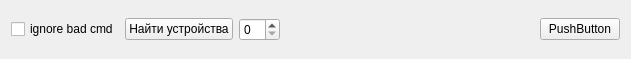
<?xml version="1.0" encoding="UTF-8"?>
<ui version="4.0">
 <class>B588</class>
 <widget class="QWidget" name="B588">
  <property name="geometry">
   <rect>
    <x>0</x>
    <y>0</y>
    <width>631</width>
    <height>59</height>
   </rect>
  </property>
  <property name="windowTitle">
   <string>Dialog</string>
  </property>
  <layout class="QVBoxLayout" name="verticalLayout">
   <item>
    <layout class="QHBoxLayout" name="horizontalLayout_11">
     <item>
      <widget class="QCheckBox" name="cb_ignore_bad_cmd">
       <property name="text">
        <string>ignore bad cmd</string>
       </property>
      </widget>
     </item>
     <item>
      <widget class="QPushButton" name="btn_find_devices">
       <property name="text">
        <string>Найти устройства</string>
       </property>
      </widget>
     </item>
     <item>
      <widget class="QSpinBox" name="sb_address"/>
     </item>
     <item>
      <spacer name="horizontalSpacer">
       <property name="orientation">
        <enum>Qt::Horizontal</enum>
       </property>
       <property name="sizeHint" stdset="0">
        <size>
         <width>40</width>
         <height>20</height>
        </size>
       </property>
      </spacer>
     </item>
     <item>
      <widget class="QPushButton" name="pushButton">
       <property name="text">
        <string>PushButton</string>
       </property>
      </widget>
     </item>
    </layout>
   </item>
   <item>
    <layout class="QVBoxLayout" name="grapher_layout"/>
   </item>
  </layout>
 </widget>
 <resources/>
 <connections/>
</ui>
